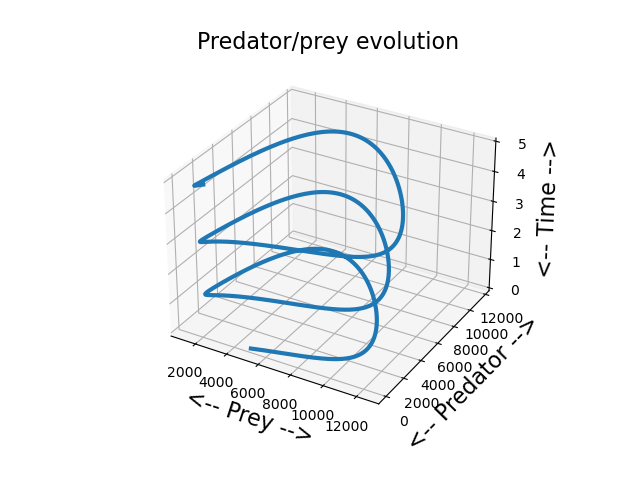

Recreate this plot in Python.
#! /usr/bin/env python3
#
def predator_plot3d ( ):

#*****************************************************************************80
#
## predator_plot3d() computes and plots some predator/prey data.
#
#  Licensing:
#
#    This code is distributed under the MIT license.
#
#  Modified:
#
#    27 April 2018
#
#  Author:
#
#    John Burkardt
#
  from mpl_toolkits.mplot3d import Axes3D
  import matplotlib
  import matplotlib.pyplot as plt
  import numpy as np
  import platform

  print ( '' )
  print ( 'predator_plot3d():' )
  print ( '  python version:     ' + platform.python_version ( ) )
  print ( '  numpy version:      ' + np.version.version )
  print ( '  matplotlib version: ' + matplotlib.__version__ )
  print ( '  Model the interaction between rabbits and foxes.' )
#
#  Define N points (X,Y,Z) along a curve.
#
  n = 1001
  dt = ( 5.0 - 0.0 ) / float ( n - 1 )

  t = np.zeros ( n )
  prey = np.zeros ( n )
  pred = np.zeros ( n )

  t[0] = 0.0
  prey[0] = 5000.0
  pred[0] = 100.0

  for i in range ( 1, n ):
    t[i] = t[i-1] + dt
    prey[i] = prey[i-1] + dt * (    2.0 * prey[i-1] - 0.001 * pred[i-1] * prey[i-1] )
    pred[i] = pred[i-1] + dt * ( - 10.0 * pred[i-1] + 0.002 * pred[i-1] * prey[i-1] )
#
#  Save the data to a file.
#
  filename = 'predator_data.txt'
  output = open ( filename, 'w' )

  for i in range ( 0, n ):
    s = '  %g  %g  %g\n' % ( t[i], prey[i], prey[i] )
    output.write ( s )

  output.close ( )

  print ( '' )
  print ( '  Data saved as "%s"' % ( filename ) )
#
#  Plot the data.
#
  fig = plt.figure ( )
  ax = fig.add_subplot ( 111, projection = '3d' )
  ax.plot ( prey, pred, t, linewidth = 3 )
  ax.grid ( True )
  ax.set_xlabel ( '<-- Prey -->', fontsize = 16 )
  ax.set_ylabel ( '<-- Predator -->', fontsize = 16 )
  ax.set_zlabel ( '<-- Time -->', fontsize = 16 )
  ax.set_title ( 'Predator/prey evolution', fontsize = 16 )
  
  filename = 'predator_plot3d.png'
  plt.savefig ( filename )
  print ( '' )
  print ( '  Graphics saved as "' + filename + '"' )
  plt.show ( block = False )

  plt.close ( )
#
#  Terminate.
#
  print ( '' )
  print ( 'predator_plot3d():' )
  print ( '  Normal end of execution.' )
  return

def timestamp ( ):

#*****************************************************************************80
#
## timestamp() prints the date as a timestamp.
#
#  Licensing:
#
#    This code is distributed under the MIT license. 
#
#  Modified:
#
#    06 April 2013
#
#  Author:
#
#    John Burkardt
#
  import time

  t = time.time ( )
  print ( time.ctime ( t ) )

  return

if ( __name__ == '__main__' ):
  timestamp ( )
  predator_plot3d ( )
  timestamp ( )
